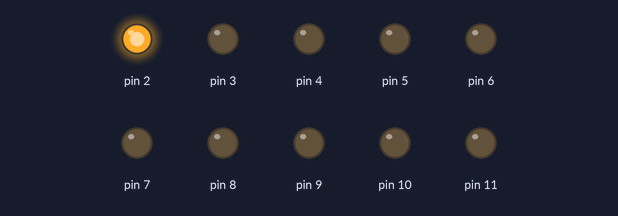
The sketch below on a simulated Arduino Uno, built with avr-gcc and run on an emulated ATmega328P. Shown: output pins drawn as LEDs (lit = HIGH).

Above: at 0.1 s.
At 0.7 s:
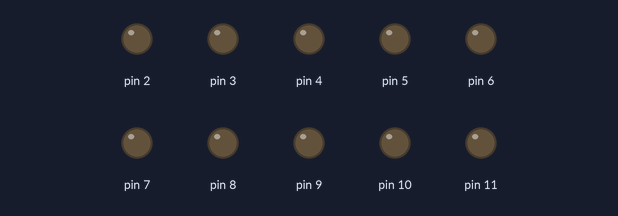
At 1.3 s:
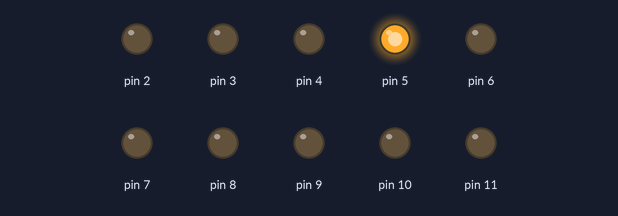
At 2.5 s:
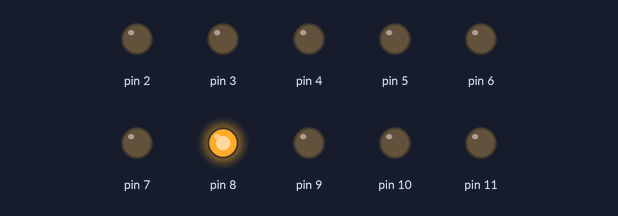
At 3.7 s:
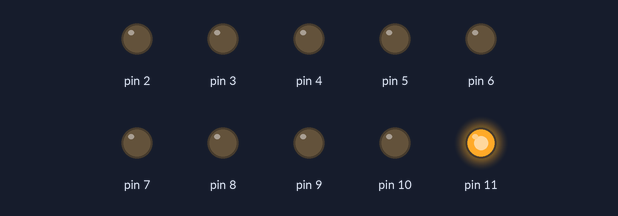
At 4.9 s:
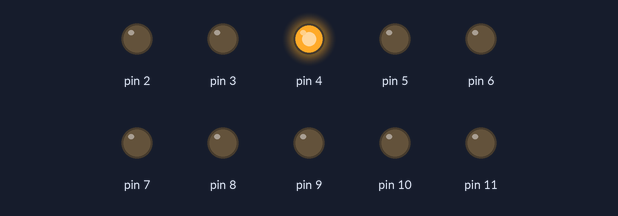
Timing chart, 0 to 5.2 s (numbered marks = the images above):
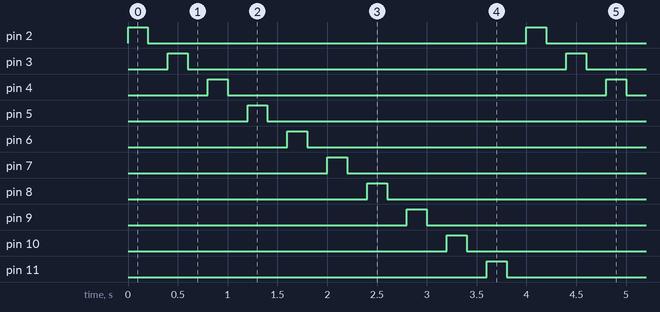

The sketch:

10-led.ino
```cpp
int ledStart = 2;
int ledEnd = 11;

void setup() {
  for(int led = ledStart; led <= ledEnd; led++){
    pinMode(led, OUTPUT);
  }
}

void loop() {
  for(int led = ledStart; led <= ledEnd; led++){
    digitalWrite(led, HIGH);
    delay(200);
    digitalWrite(led, LOW);
    delay(200);
  }
}
```

Measured:
- by itself, pin 2–11: alternates HIGH for 0.20 s and LOW for 3.8 s
- by itself, everything shown: repeats every 4.0 s, in 20 steps
